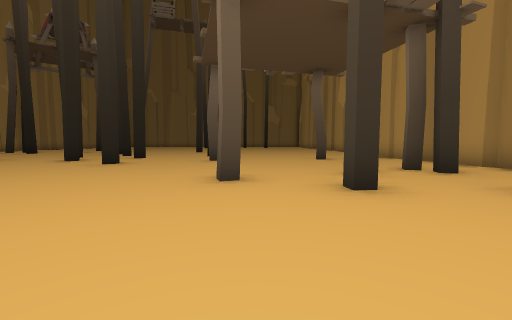
[1] (above)

23 first-person views from a walk through a 3-D level made in the Unity game engine. The camera is 1.2 m above the floor, tilts 4° down and sees 90° across. The floor is counted in squares, 2 m on a side. Each view is taken from the middle of a square. On the plan, view 1 faces up. The plan holds only what a view shows up to about 9 squares ahead; the rest is blank. The place goes on beyond the plan. The player character is not drawn.

[2]
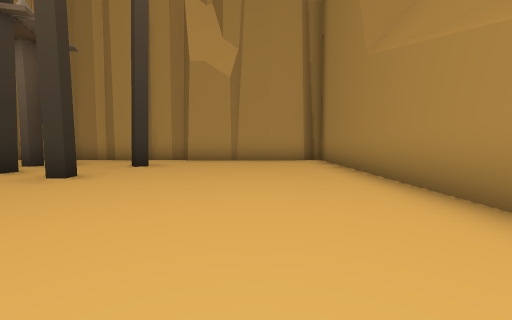

[3]
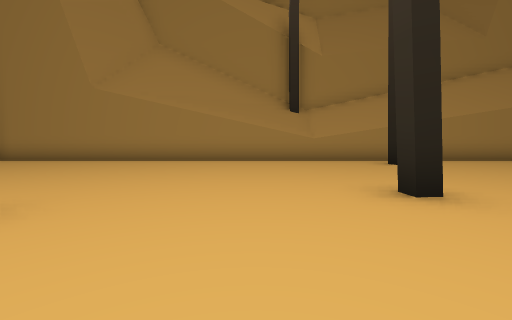

[4]
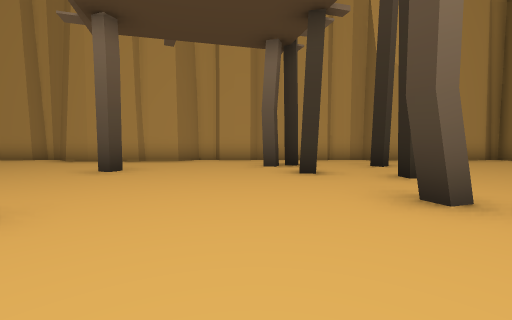

[5]
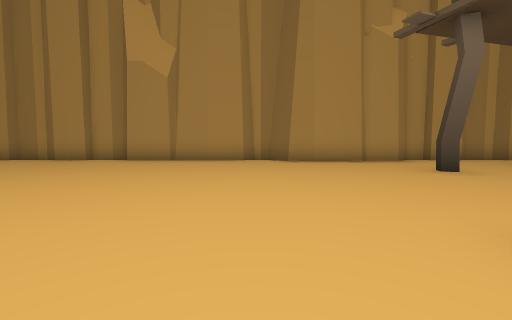

[6]
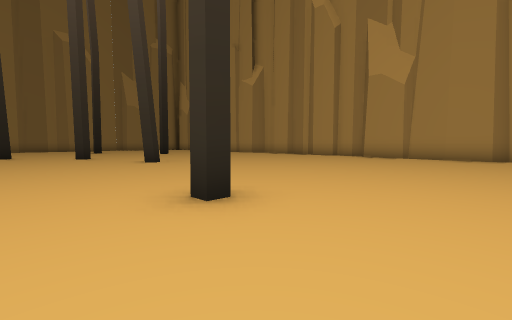

[7]
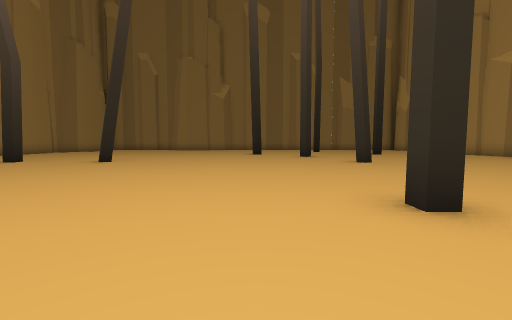

[8]
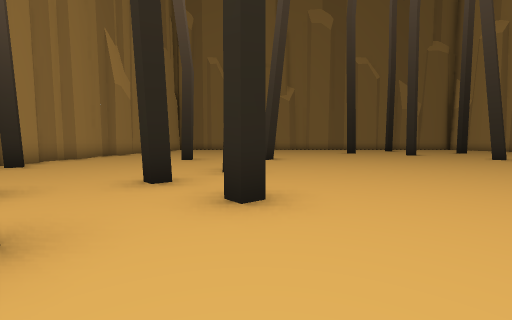

[9]
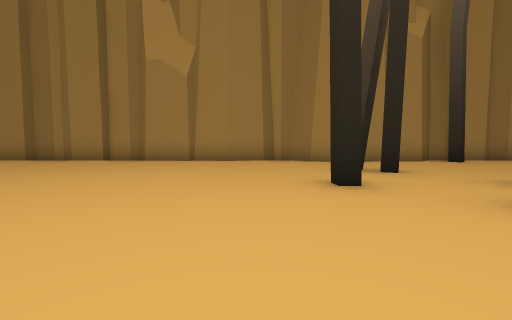

[10]
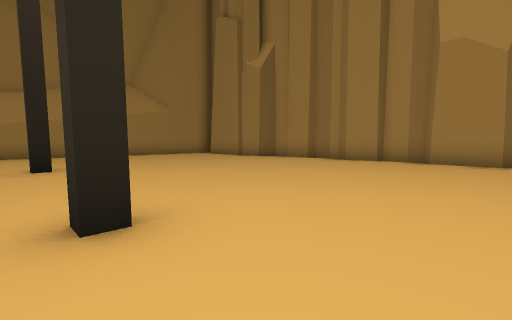

[11]
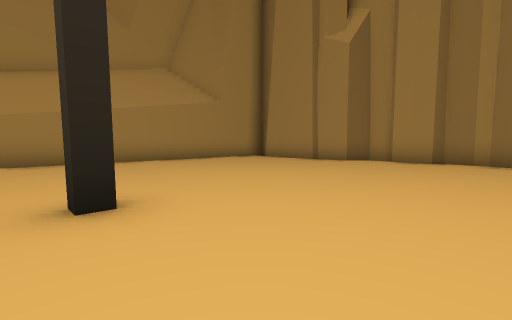

[12]
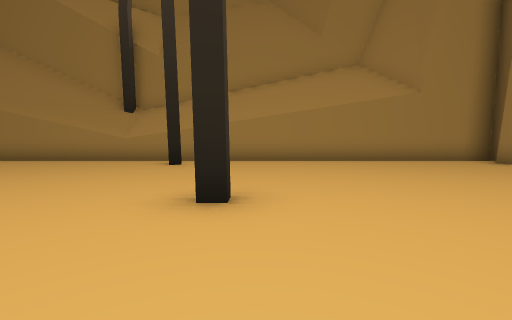

[13]
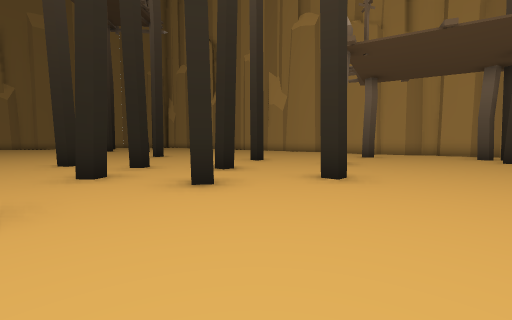

[14]
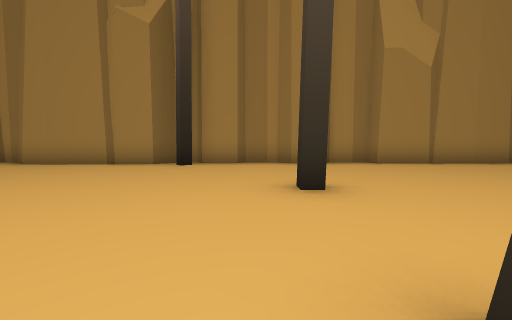

[15]
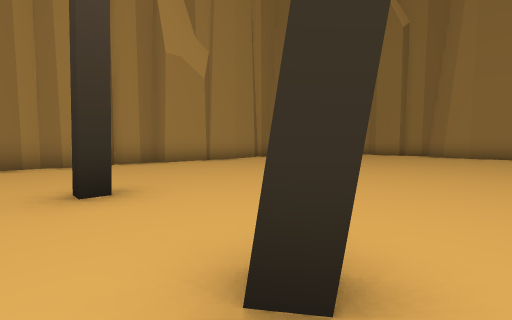

[16]
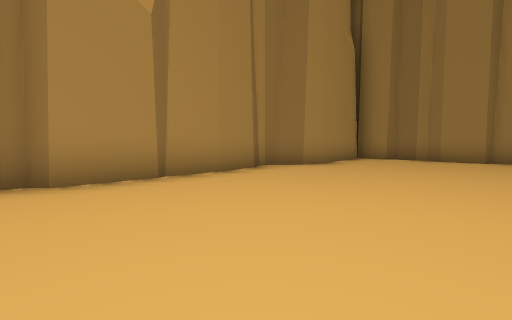

[17]
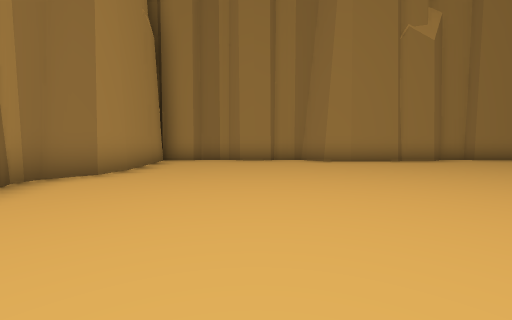

[18]
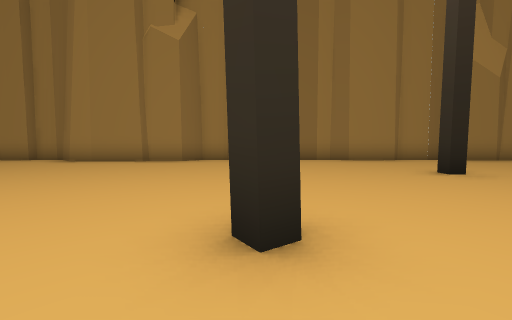

[19]
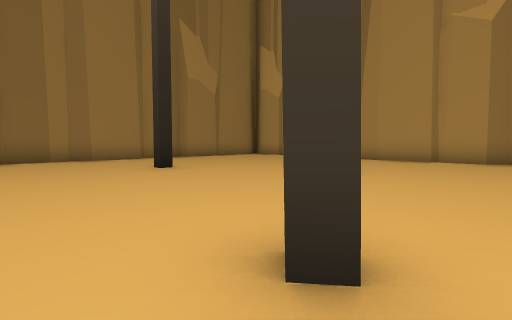

[20]
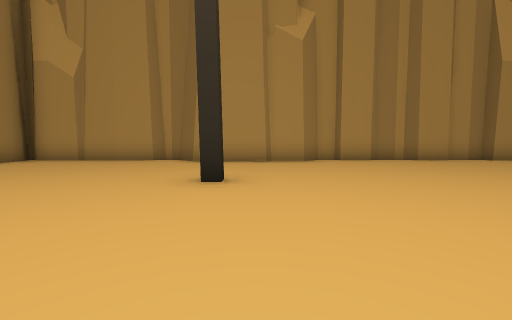

[21]
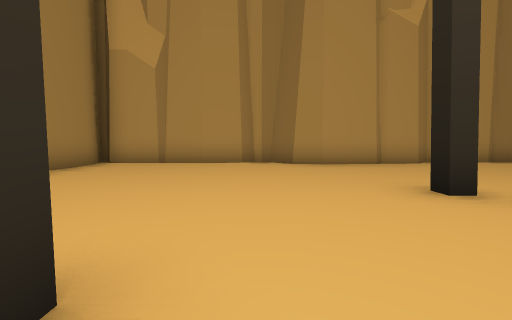

[22]
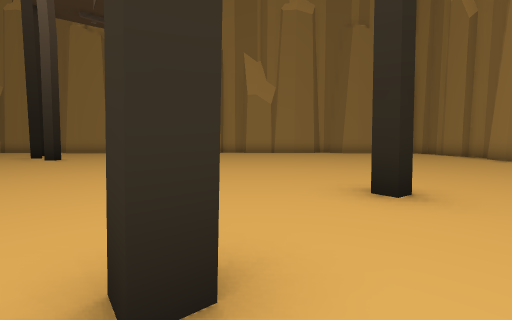

[23]
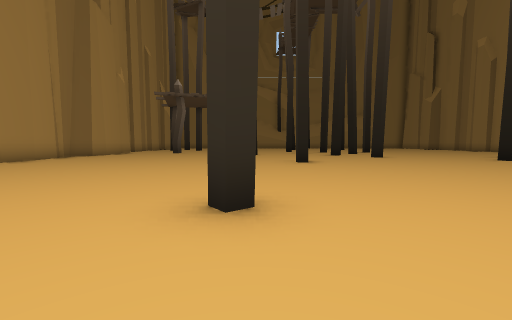

### Floor plan
Key: @ floor where view 1 was taken; # wall or solid block; . floor.
Columns run from 17 left of view 1 to 6 right of it. Each row starts with its distance up from view 1.
 33  ####### ###############
 32  #.....###.............#
 31  #.......... ..........#
 30  #.......... ..........#
 29 ##.......... ...#......#
 28 #......................#
 27 #.....................##
 26 #...........#.....#...#
 25 #.....................#
 24 #.............#.......##
 23 #......................#
 22 #......................#
 21 #....#..#......#.......#
 20 #......................#
 19 #......................#
 18 ##.....................#
 17  #.....#...............#
 16  #....#................#
 15  #..#..#......#........#
 14 ##.#...................#
 13 #....#....#............#
 12 #.....................##
 11 #..........#...#......#
 10 #.........#..#........#
  9 #..................#..##
  8 #........#.#....#......#
  7 #............#.........#
  6 #......................#
  5 #..................#.#.#
  4 #................#.....#
  3 #.......#...#.....#..#.#
  2 ##.....................#
  1  #.....................#
  0  #...............@.....#
 -1 ##........#............#
 -2 #......................#
 -3 ########################

Where each view was taken, in squares from view 1:
view 1: 0 up, 0 right, facing up
view 2: 0 up, 3 left, facing right
view 3: 6 up, 3 left, facing down
view 4: 6 up, 3 left, facing right
view 5: 13 up, 3 left, facing right
view 6: 13 up, 5 left, facing up-right
view 7: 13 up, 5 left, facing up
view 8: 12 up, 10 left, facing up
view 9: 12 up, 8 left, facing left
view 10: 10 up, 8 left, facing down-left
view 11: 6 up, 8 left, facing down-left
view 12: 6 up, 9 left, facing down
view 13: 5 up, 8 left, facing up-right
view 14: 20 up, 9 left, facing left
view 15: 20 up, 9 left, facing up-left
view 16: 23 up, 12 left, facing up-left
view 17: 24 up, 13 left, facing up
view 18: 24 up, 5 left, facing up
view 19: 23 up, 4 left, facing up-right
view 20: 25 up, 3 left, facing right
view 21: 28 up, 2 left, facing right
view 22: 24 up, 2 left, facing left
view 23: 23 up, 2 left, facing down
